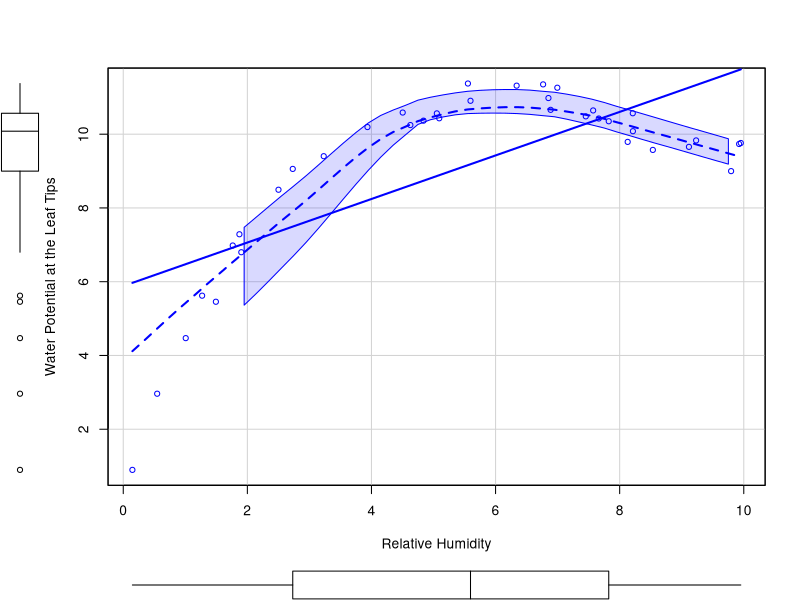
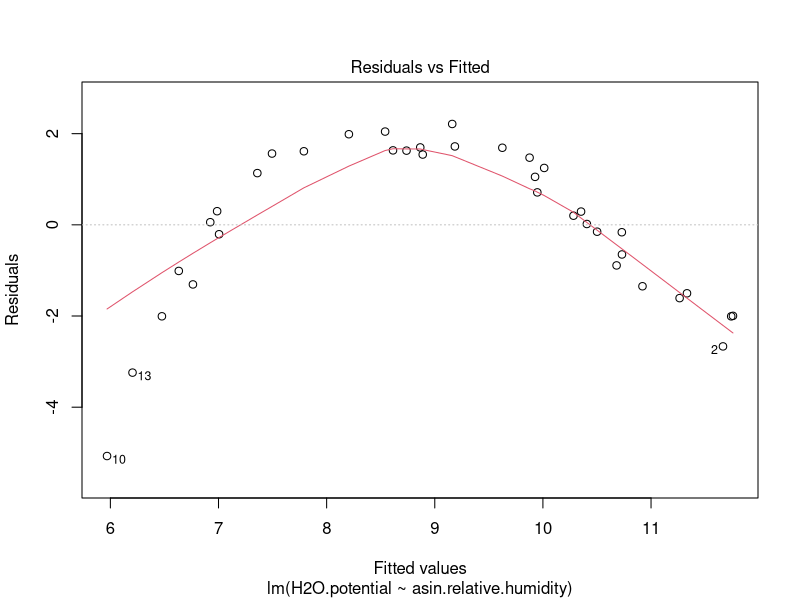
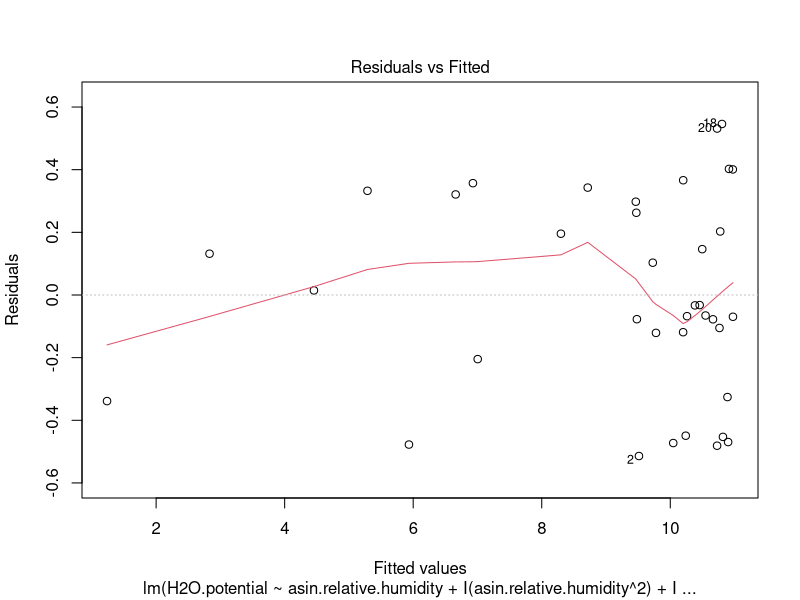
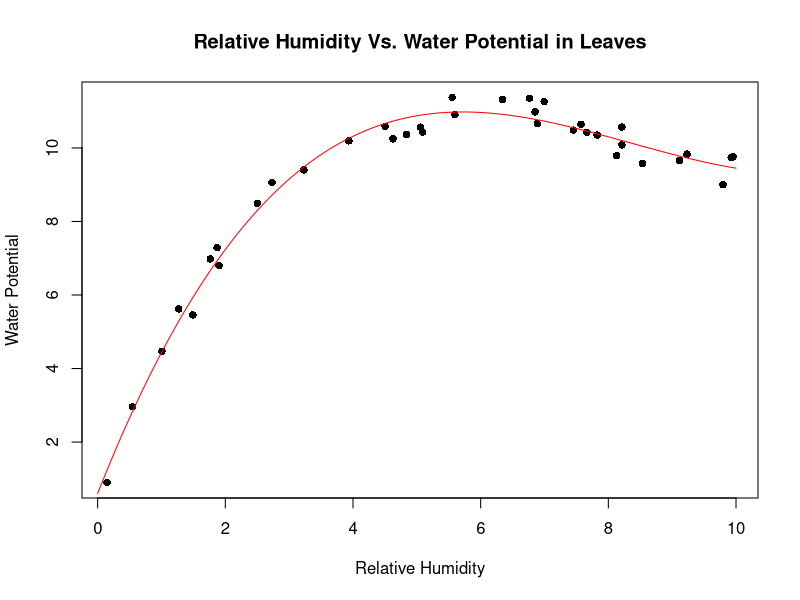
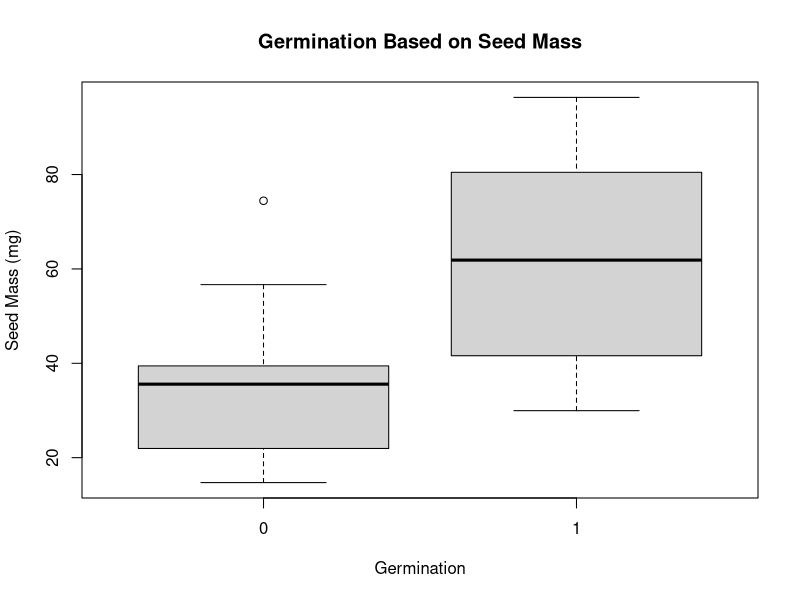
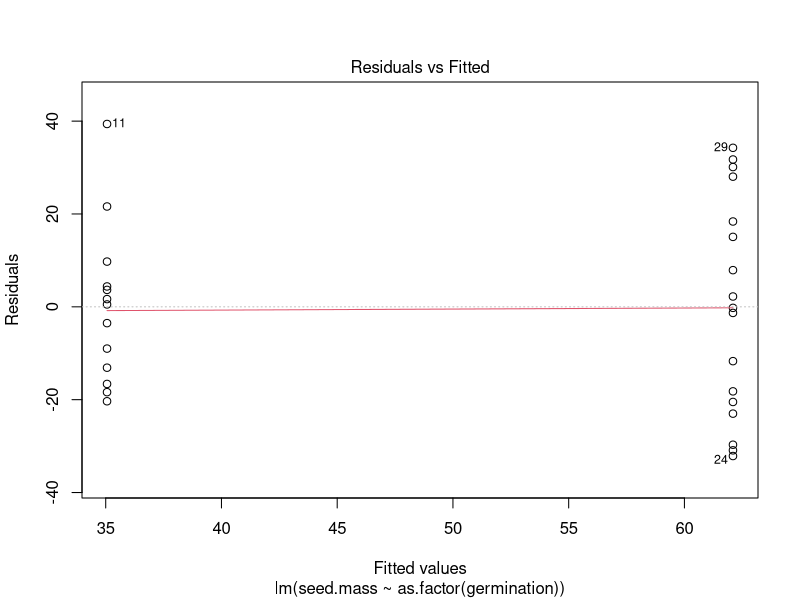
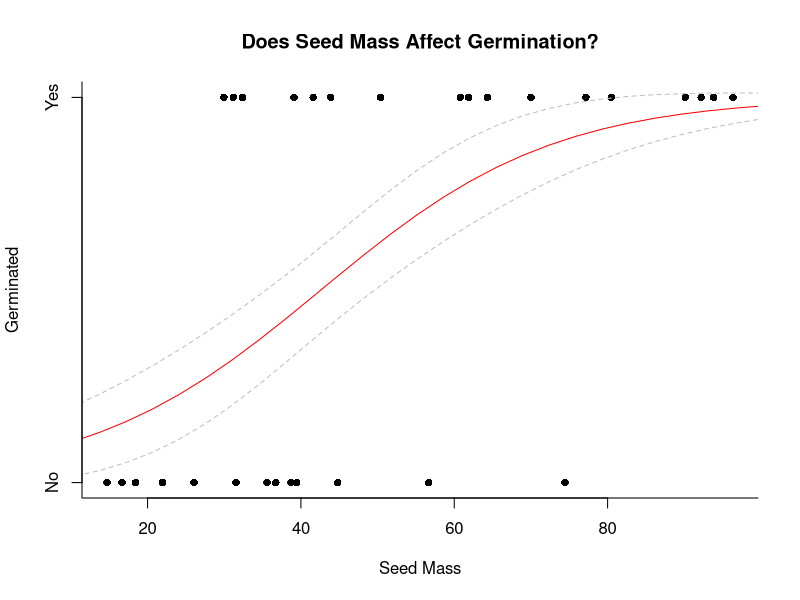

Generate these figures, in order, with R:
## ---- chunk 1
knitr::opts_chunk$set(echo = TRUE)
library(car)
H9P1 <- read.csv("./H9P1.csv", sep = ",", header = TRUE)
H9P2 <- read.csv("./H9P2.csv", sep = ",", header = TRUE)
## ---- chunk 2
# head(H9P1)
summary(H9P1)
t.test(H9P1$asin.relative.humidity, H9P1$H2o.potential)
## ---- chunk 3
scatterplot(H2O.potential ~ asin.relative.humidity, data=H9P1, xlab = "Relative Humidity", ylab = "Water Potential at the Leaf Tips")
## ---- chunk 4
plot(lm(H2O.potential ~ asin.relative.humidity, data=H9P1), which = 1)
## ---- chunk 5
H9P1.lm1 <- lm(H2O.potential~asin.relative.humidity, H9P1)
H9P1.lm2 <- lm(H2O.potential~asin.relative.humidity + I(asin.relative.humidity^2), H9P1)
H9P1.lm3 <- lm(H2O.potential~asin.relative.humidity + I(asin.relative.humidity^2) + I(asin.relative.humidity^3), H9P1)
H9P1.lm4 <- lm(H2O.potential~asin.relative.humidity + I(asin.relative.humidity^2) + I(asin.relative.humidity^3) + I(asin.relative.humidity^4), H9P1)

anova(H9P1.lm1, H9P1.lm2)
anova(H9P1.lm2, H9P1.lm3)
## ---- chunk 6
anova(H9P1.lm3, H9P1.lm4)
## ---- chunk 7
plot(H9P1.lm3, which=1)
## ---- chunk 8
attach(H9P1)

plot(H2O.potential~asin.relative.humidity, data = H9P1, pch=16, xlab="Relative Humidity", ylab="Water Potential", main="Relative Humidity Vs. Water Potential in Leaves")
x <- seq(0,10,l=1000)
points(x, predict(H9P1.lm3, data.frame(asin.relative.humidity=x)), type="l", col="red")

detach(H9P1)
## ---- chunk 9
#head(H9P2)
summary(H9P2)
t.test(H9P2$seed.mass, H9P2$germination)
## ---- chunk 10
boxplot(seed.mass ~ as.factor(germination), data=H9P2, xlab = "Germination", ylab="Seed Mass (mg)", main = "Germination Based on Seed Mass")
## ---- chunk 11
H9P2.lm <- lm(seed.mass ~ as.factor(germination), data=H9P2)
plot(H9P2.lm, which = 1)
## ---- chunk 12
H9P2.glm <- glm(H9P2$germination~H9P2$seed.mass, family=binomial, data=H9P2)
summary(H9P2.glm)
## ---- chunk 13
anova(H9P2.lm, test="Chisq")
## ---- chunk 14
H9P2.glm <- glm(germination~seed.mass, family=binomial, data=H9P2)

xs <- seq(0,100,l=30)
H9P2.predict <- predict(H9P2.glm, type="response", se=T, newdata=data.frame(seed.mass=xs))

plot(germination~seed.mass, data=H9P2, xlab="", ylab="", pch=16, axes=F, main = "Does Seed Mass Affect Germination?")
points(H9P2.predict$fit~xs, type="l", col="red")
lines(H9P2.predict$fit+H9P2.predict$se.fit ~ xs, col="gray", type="l", lty=2)
lines(H9P2.predict$fit-H9P2.predict$se.fit ~ xs, col="gray", type="l", lty=2)

mtext(expression("Germinated"), 2, line=3)
axis(2,at=seq(0,1), c("No","Yes"))
mtext("Seed Mass",1, line=3)
axis(1)
box(bty="l")

